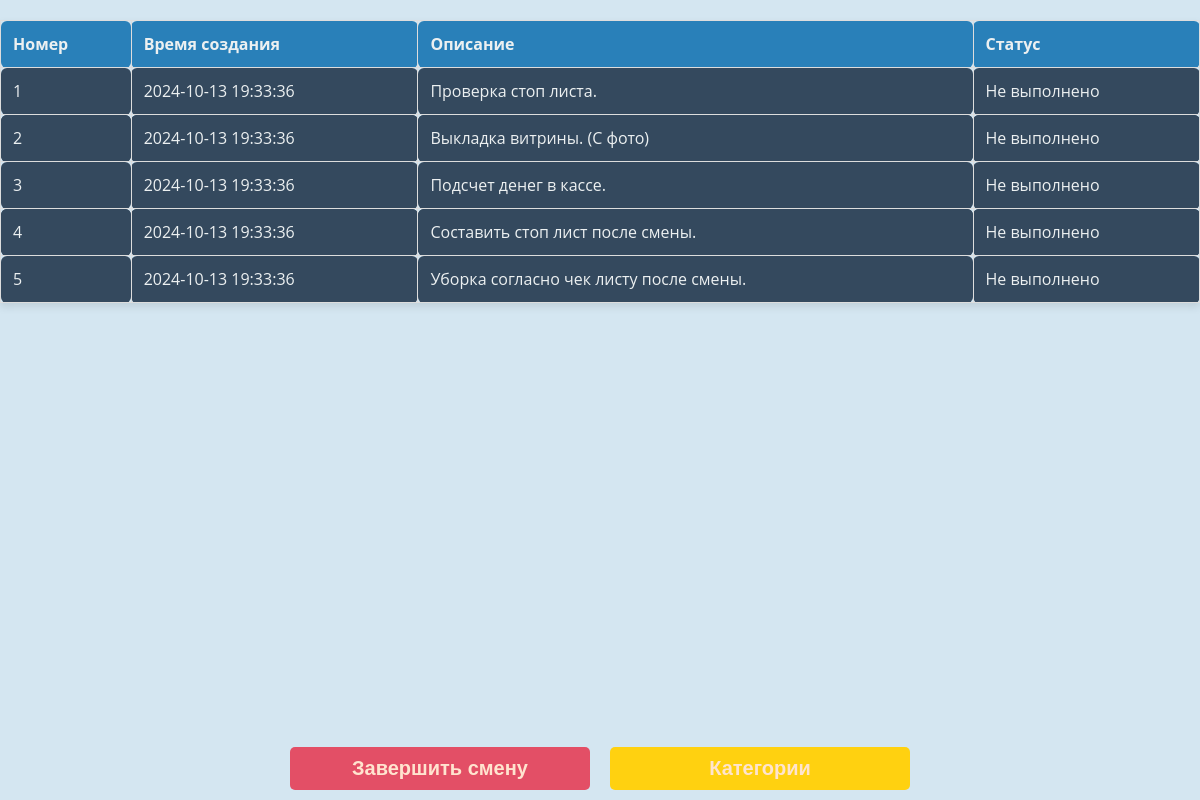
Page /user/tasks (signed in) on the earlier database version.
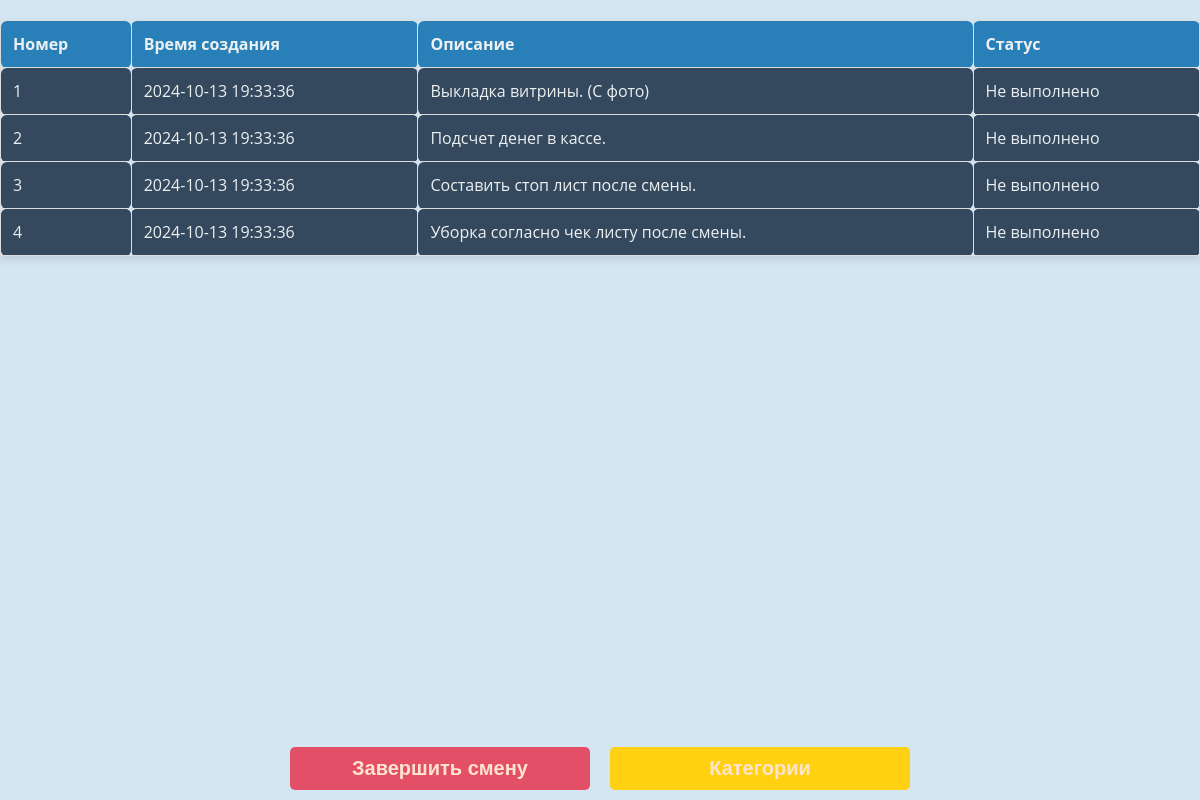
Same page on the later database version.
### app/models.py (models this page shows)
class Task(Base):
    __tablename__ = "tasks"
    id = Column(Integer, primary_key=True, index=True)
    user_id = Column(Integer, ForeignKey("users.id"))
    task_description = Column(Text)
    is_completed = Column(Boolean, default=False)
    created_at = Column(DateTime, default=datetime.utcnow)
    completed_at = Column(DateTime, nullable=True)
    level = Column(Integer, nullable=False)  # Уровень задачи
    result = Column(String, nullable=False)  # Уровень задачи
    user = relationship("User", back_populates="tasks")

### app/routes/tasks_workshifts.py (the view)
@router.get("/user/tasks")
async def get_user_tasks(request: Request, db: Session = Depends(get_db), user: str = Depends(get_user_from_cookie)):
    user = db.query(User).filter(User.username == user).first()
    tasks = db.query(Task).filter(Task.user_id == user.id).filter(Task.is_completed == 0)  # Только задачи текущего пользователя
    return templates.TemplateResponse(
        "tasks.html",
        {
            "request": request,
            "tasks": tasks,
            "user": user
            }
        )

### app/templates/tasks.html (shortened to what this page needs)
<!DOCTYPE html>
<html lang="en">
<head>
    <link rel="stylesheet" href="/static/css/base.css">
    <link rel="stylesheet" href="/static/css/layout.css">
    <link rel="stylesheet" href="/static/css/buttons.css">
    <link rel="stylesheet" href="/static/css/tables.css">
    <link rel="stylesheet" href="/static/css/modals.css">
    <link rel="stylesheet" href="/static/css/notifications.css">
</head>
<body>
    <table>
        <thead>
            <tr>
                <th>Номер</th>
                <th>Время создания</th>
                <th>Описание</th>
                <th>Статус</th>
            </tr>
        </thead>
        <tbody>
            {% for task in tasks %}
            <tr onclick="showTaskDetails({{ task.id }})">
                <td>{{ loop.index }}</td>
                <td>{{ task.created_at.strftime('%Y-%m-%d %H:%M:%S') }}</td>
                <td>{{ task.task_description }}</td>
                <td>{{ "Выполнено" if task.is_completed else "Не выполнено" }}</td>
            </tr>
            {% endfor %}
        </tbody>
    </table>
    <div class="buttons">
        {% if user == "admin" %}
        <button type="button" class="button button-blue" onclick="window.location.href='/register'">Регистрация</button>
        <button type="button" class="button button-green" onclick="openAddTaskModal()">Добавить задачу</button>
        {% else %}
            {% if user.is_working == 0 %}
            <button type="button" class="button button-green" onclick="startShift()">Начать смену</button>
            {% else %}
            <button type="button" class="button button-red" onclick="endShift()">Завершить смену</button>
            {% endif %}
        {% endif %}
        <button type="button" class="button button-yellow" onclick="window.location.href='/'">Категории</button>
    </div>
</body>
</html>

Differences in the rows shown:
no longer on this page (row edited): Task: created_at "2024-10-13 19:33:36", task_description "Проверка стоп листа.", is_completed "Не выполнено"
